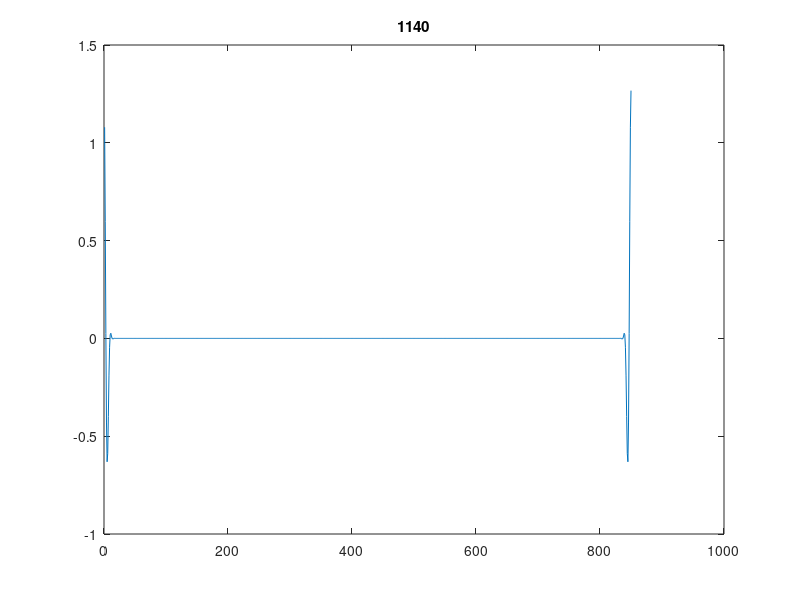
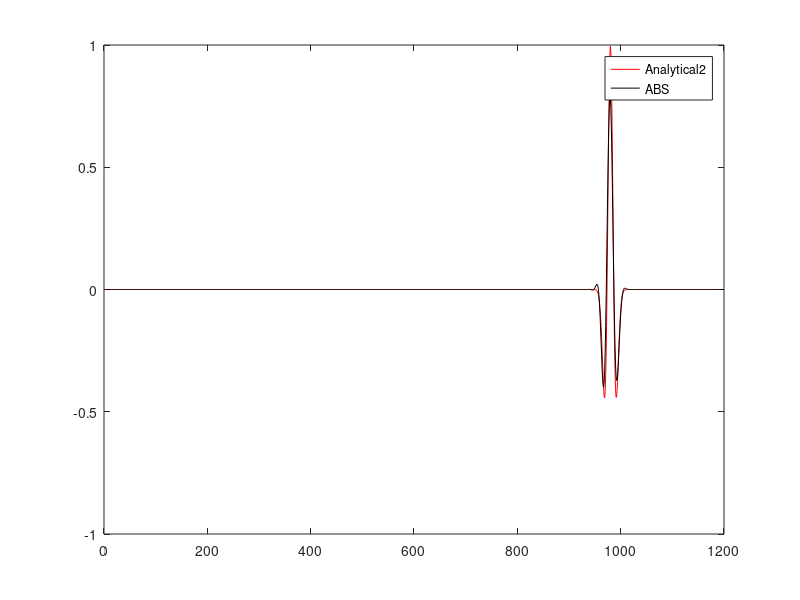

These charts were generated, in order, by the following MATLAB code:
% 历时 38.682071 秒。
% 历时 38.311698 秒。
% 历时 37.785946 秒。
% 历时 33.637174 秒。
clear
clc %%%%%%%
close all
% Elapsed time is 9.253353 seconds.
nt=1200;    % number of time steps
eps=.6;     % stability
isnap=60;    % snapshot sampling

nx=850;


v=2000;
c=v;
% v(1:nz/2,:)=2800;


p=zeros([1,nx]); pboundarynew=p;pdan=p;
dx=20;  %calculate space increment
h=dx;
x=(0:(nx-1))*dx;

dt=0.0038; % calculate time step from stability criterion
tau=dt;
r2=v.*v.*dt*dt/dx/dx;

f0 = 9;
t0 = 4/(2*pi*f0);       % 信号峰值时间 (s)
t = (0:nt-1)*dt;        % 时间轴 t ∈ [0, (nt-1)*dt]

src = (1 - 2*(pi*f0*(t - t0 )).^2) .* ...
    exp(-(pi*f0*(t - t0 )).^2);


seis_record=zeros(nt,1);
p=zeros([nx,1]); pnew=p; pold=p;
d2px=p;
d2pz=p;

% Source location
xs=nx/2;

h=dx;
r=v*dt/h;

d1pxz_2=p;
d1pxz_3=p;

d1px_2=p;
d1pz_2=p;

d1px_3=p;
d1pz_3=p;

% coeff2=[25/24, -2/24, 1/24];

coeff2=[1.08333, -0.166667, 0.0833333];

coeff=[ 1.24275, -0.113493, 0.0272555, -0.00731429, 0.00173544, -0.000303651, 0.0000284348];
% figure;
for loop=1:1
    tic

    p=zeros([nx,1]); Vx=p; Vz=p;

    for it=1:nt-2,

        d1px11=Vx-circshift(Vx,[1]);
        d1px12=(circshift(Vx,[-1])-circshift(Vx,[2]));
        d1px13=(circshift(Vx,[-2])-circshift(Vx,[3]));
        d1px14=(circshift(Vx,[-3])-circshift(Vx,[4]));
        d1px15=(circshift(Vx,[-4])-circshift(Vx,[5]));
        d1px16=(circshift(Vx,[-5])-circshift(Vx,[6]));
        d1px17=(circshift(Vx,[-6])-circshift(Vx,[7]));

        d1px=coeff(1)*d1px11+coeff(2)*d1px12+coeff(3)*d1px13+coeff(4)*d1px14+coeff(5)*d1px15+coeff(6)*d1px16...
            +coeff(7)*d1px17;


        d1pxz=d1px;
        p=p-dt*v.^2.*(coeff2(1)*d1pxz+coeff2(2)*d1pxz_2+coeff2(3)*d1pxz_3)/h;


        d1pxz_3=d1pxz_2;
        d1pxz_2=d1pxz;

        p(xs)= src(it);


        d1px1=(circshift(p,[-1])-circshift(p,[0]));
        d1px2=(circshift(p,[-2])-circshift(p,[1]));
        d1px3=(circshift(p,[-3])-circshift(p,[2]));
        d1px4=(circshift(p,[-4])-circshift(p,[3]));
        d1px5=(circshift(p,[-5])-circshift(p,[4]));
        d1px6=(circshift(p,[-6])-circshift(p,[5]));
        d1px7=(circshift(p,[-7])-circshift(p,[6]));


        d1px=coeff(1)*d1px1+coeff(2)*d1px2+coeff(3)*d1px3+coeff(4)*d1px4+coeff(5)*d1px5+coeff(6)*d1px6...
            +coeff(7)*d1px7;


        Vx=Vx-dt*(d1px)/h;


        if rem(it,isnap)== 0,
            plot(p)
            title(it)
            drawnow
        end

        seis_record(it)=p(60);


    end

end
toc



%% 参数定义
% f0 = 15;              % 主频 (Hz)
% c = 3000;               % 波速 (m/s)
x = 3650*2;               % 震源-接收器距离 (m)
% dt = 0.002;             % 时间采样间隔 (s)
% nt = 3000;              % 时间采样点数 (总时长 3 s)
% t0 = 4/(2*pi*f0);       % 峰值时间偏移 (s)
% 
% %% 时间轴
% t = (0:nt-1)*dt;        % 时间轴 t ∈ [0, (nt-1)*dt]
% 
% %% 生成Ricker子波（正确高斯脉冲）
% src_gauss = exp(-(pi*f0*(t - t0)).^2);          % 正确的高斯脉冲
% src_deriv = gradient(gradient(src_gauss, dt), dt); % 二次导数（Ricker子波）

%% 计算解析解
delta_t = x / c;        % 时间延迟
analytical =  (1 - 2*(pi*f0*(t - t0 - delta_t)).^2) .* ...
             exp(-(pi*f0*(t - t0 - delta_t)).^2);

%% 归一化（匹配数值导数振幅）
% analytical2 = analytical / max(abs(analytical)) 
analytical2 = analytical / max(abs(analytical)) * max(abs(src));
figure;plot(analytical2,'r')
hold on;plot(seis_record,'k')
legend('Analytical2','ABS')

save('figure2_ABS_Non_Balanced_1D_r38.mat')
